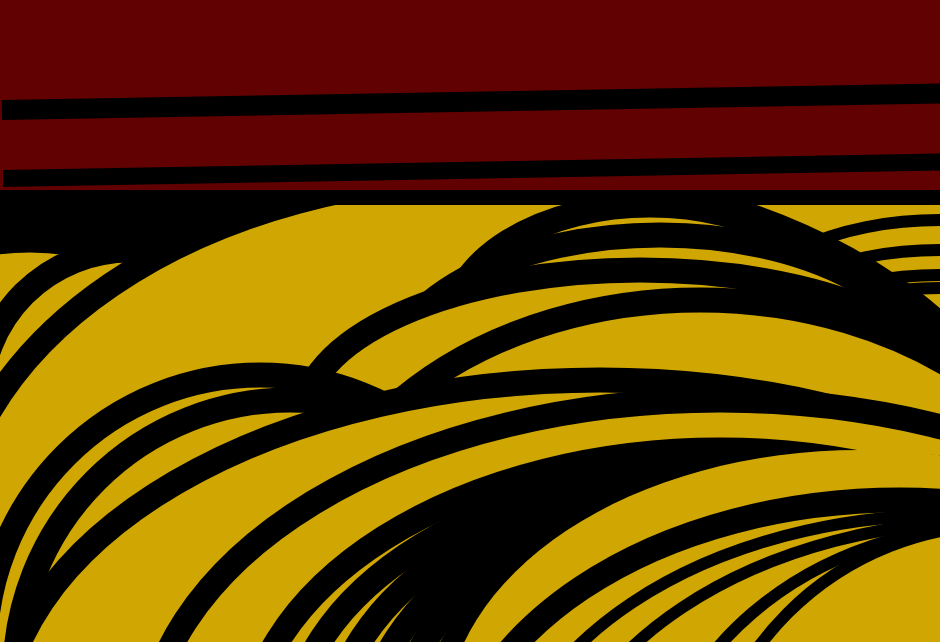
Frame 1 (no input)
Frame 60 (no input): identical to frame 1, image omitted
Frame 120 (the mouse pressed at the canvas centre since frame 60): identical to frame 1, image omitted

The p5.js sketch that drew this single still picture (run headless with seeded random() and noise() and a simulated clock; from frame 60 on, the mouse is pressed at the canvas centre):

// p5.js sketch
// ── sketch.js
function setup() {
  createCanvas(940, 642);
}

function draw() {
  background(50);

  // black space in the corner lol
  fill(0)
  ellipse(120, 220, 250, 200)

  // hair layer 1

  strokeWeight(12);
  stroke(0);
  fill(208, 166, 3);
  ellipse(900, 300, 400);
  ellipse(940, 320, 400, 200);
  ellipse(940, 350, 400, 200);
  ellipse(940, 375, 400, 200);
  ellipse(940, 388, 400, 200);

  // hair layer 2
  strokeWeight(25);
  stroke(0);
  fill(208, 166, 3);
  ellipse(30, 390, 400, 300);
  ellipse(130, 400, 300, 300);
  ellipse(500, 550, 1100, 750);
  ellipse(650, 330, 400, 250);
  ellipse(660, 385, 550, 300);
  ellipse(640, 420, 675, 300);
  ellipse(260, 650, 550);
  ellipse(290, 675, 550);
  ellipse(700, 600, 800, 600);
  ellipse(600, 730, 1200, 700);
  ellipse(720, 750, 1150, 700);
  ellipse(720, 750, 950, 600);
  ellipse(740, 740, 900, 550);
  ellipse(780, 740, 900, 550);
  ellipse(815, 740, 900, 550);
  ellipse(845, 740, 900, 550);
  ellipse(875, 740, 900, 550);
  
  // hair layer 3

  noStroke()
  fill(208, 166, 3)
  ellipse(860, 725, 830, 550);
  
  // hair layer 4

  strokeWeight(25);
  stroke(0);
  fill(208, 166, 3);
  ellipse(900, 800, 900, 600);

  // hair layer 5

  strokeWeight(12);
  stroke(0);
  fill(208, 166, 3);
  ellipse(950, 815, 900, 600);
  ellipse(1000, 820, 900, 600);
  ellipse(1000, 825, 700, 600);
  ellipse(1000, 825, 600, 600);

  // red bar
  noStroke();
  angleMode(DEGREES);

  fill(97, 1, 2);
  rect(0, 0, width, 190);
  
  fill(0);
  rect(0, 190, width, 15);

  rotate(-1);
  fill(0);
  rect(0, 170, width, 17);
  rect(0, 100, width, 20)


}
